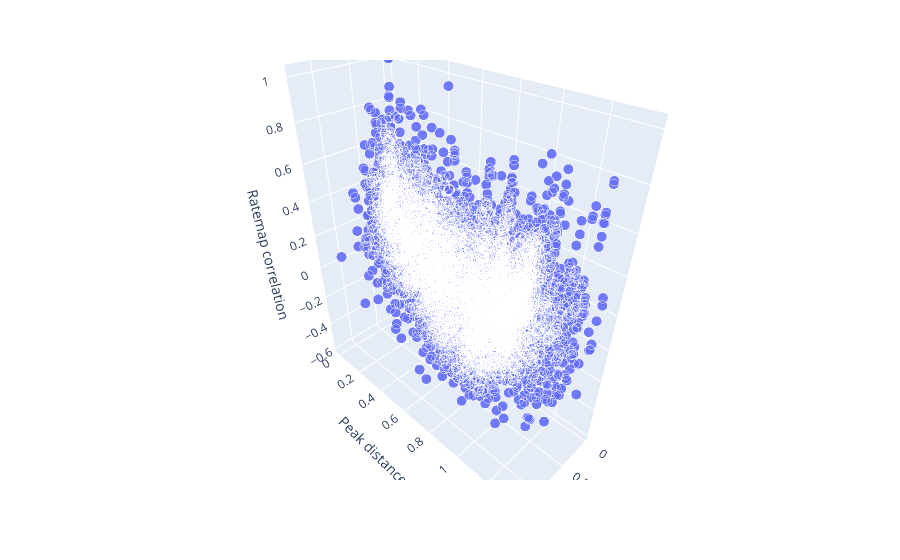

Notebook cell for this chart:
### Code cell
# 3d plotly scatterplot
x = D_ot.flatten()
y = D_peak.flatten()
z = D_corr.flatten()
#color = [len(r) for r in ripple_periods]
size = np.full(len(x),10)
data = pd.DataFrame({'OT distance':x,'Peak distance':y,'Ratemap correlation':z,'size':size})
fig = px.scatter_3d(data, x='OT distance', y='Peak distance', z='Ratemap correlation',size='size',size_max=10)
fig.show()

### Figure 1 — Plotly figure (JSON) as saved in the notebook; plotly's stock layout.template omitted (floating-point values rounded to 4 significant figures; data arrays with more than 128 entries replaced by an {"elided": "..."} marker saying what was removed)
{"data": [{"hovertemplate": "OT distance=%{x}<br>Peak distance=%{y}<br>Ratemap correlation=%{z}<br>size=%{marker.size}<extra></extra>", "legendgroup": "", "marker": {"color": "#636efa", "size": {"elided": "13225 int values"}, "sizemode": "area", "sizeref": 0.1, "symbol": "circle"}, "mode": "markers", "name": "", "scene": "scene", "showlegend": false, "type": "scatter3d", "x": {"elided": "13225 float values"}, "y": {"elided": "13225 float values"}, "z": {"elided": "13225 float values"}}], "layout": {"legend": {"itemsizing": "constant", "tracegroupgap": 0}, "margin": {"t": 60}, "scene": {"domain": {"x": [0, 1], "y": [0, 1]}, "xaxis": {"title": {"text": "OT distance"}}, "yaxis": {"title": {"text": "Peak distance"}}, "zaxis": {"title": {"text": "Ratemap correlation"}}}}}
